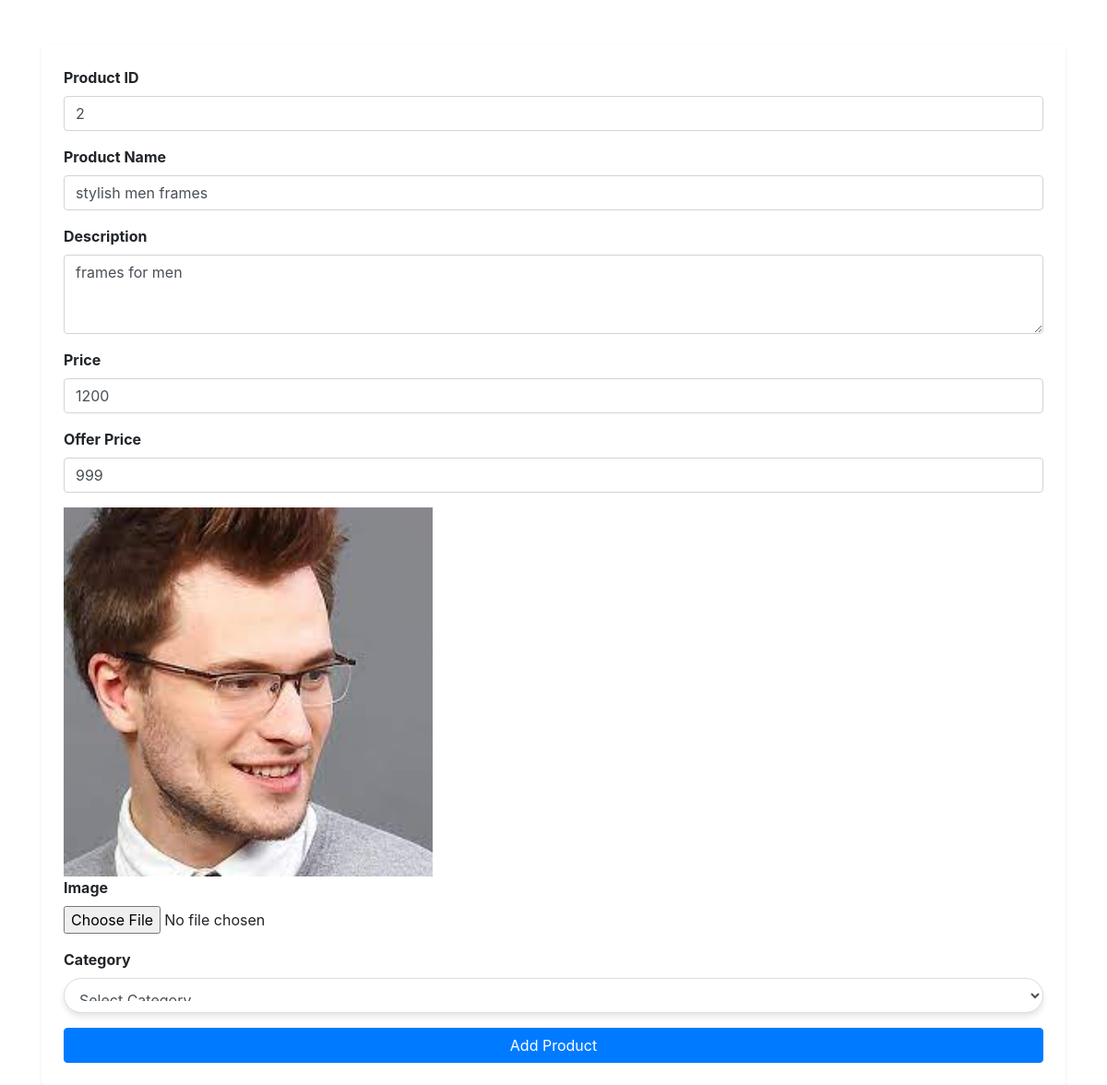
Page /edit_product/2 on the committed database.
### app/models.py (models this page shows)
class product(models.Model):
    pid=models.TextField()
    name=models.TextField()
    dis=models.TextField()
    price=models.IntegerField()
    offer_price=models.IntegerField()
    img = models.FileField()
    category = models.ForeignKey(Category, on_delete=models.CASCADE)

### app/views.py (the view)
# urls.py: path('edit_product/<pid>',views.edit_product),
def edit_product(req,pid):
    if req.method=='POST':
        pid=req.POST['pid']
        name=req.POST['name']
        dis=req.POST['dis']
        price=req.POST['price']
        o_price=req.POST['off_price']
        file=req.FILES.get('img')
        if file:
            product.objects.filter(pk=pid).update(pid=pid,name=name,dis=dis,price=price,offer_price=o_price)
            data=product.objects.get(pk=pid)
            data.img=file
            data.save()
        else:
            product.objects.filter(pk=pid).update(pid=pid,name=name,dis=dis,price=price,offer_price=o_price)
        return redirect(shop_home)
    else:
        data=product.objects.get(pk=pid)
        cate=Category.objects.all()
        return render(req,'shop/edit.html',{'data':data,'cate':cate})

### template/shop/edit.html (shortened to what this page needs)
<!DOCTYPE html>
 <html lang="en">
 <head>
     <link href="https://stackpath.bootstrapcdn.com/bootstrap/4.5.2/css/bootstrap.min.css" rel="stylesheet">
 </head>
 <body>
     <div class="container mt-5">
         <form action="" method="post" class="p-4 shadow-sm bg-white rounded" enctype="multipart/form-data">
             <div class="form-group">
                 <label for="pid"><b>Product ID</b></label>
                 <input type="text" class="form-control" name="pid" id="pid" placeholder="Enter product ID" value="{{data.pid}}">
             </div>
             <div class="form-group">
                 <label for="name"><b>Product Name</b></label>
                 <input type="text" class="form-control" name="name" id="name" placeholder="Enter product name" value="{{data.name}}">
             </div>
             <div class="form-group">
                 <label for="descrip"><b>Description</b></label>
                 <textarea class="form-control" name="dis" id="dis" rows="3" placeholder="Enter product description" value="{{data.dis}}">{{data.dis}}</textarea>
             </div>
             <div class="form-group">
                 <label for="price"><b>Price</b></label>
                 <input type="number" class="form-control" name="price" id="price" placeholder="Enter price" value="{{data.price}}">
             </div>
             <div class="form-group">
                 <label for="offer_price"><b>Offer Price</b></label>
                 <input type="number" class="form-control" name="off_price" id="o_price" placeholder="offer price" value="{{data.offer_price}}">
             </div>
             <img src="{{data.img.url}}" alt="" style="width: 400px; height: 400px;">
             <div class="form-group">
                 <label for="image"><b>Image</b></label>
                 <input type="file" class="form-control-file" name="img" id="image">
             </div>
             <div class="form-group">
                <label for="category" class="form-label"><b>Category</b></label>
                        <select class="form-control" id="category" name="category" style="border-radius: 30px; padding: 12px; box-shadow: 0 4px 6px rgba(0, 0, 0, 0.1); border: 1px solid #ddd;">
                            <option value="">Select Category</option>
                        </select>
            </div>
             <button type="submit" class="btn btn-primary btn-block">Add Product</button>
         </form>
     </div>
 </body>
 </html>

### rows in the picture
product: pid "2", name "stylish men frames", dis "frames for men", price "1200", off_price "999", img (picture)
